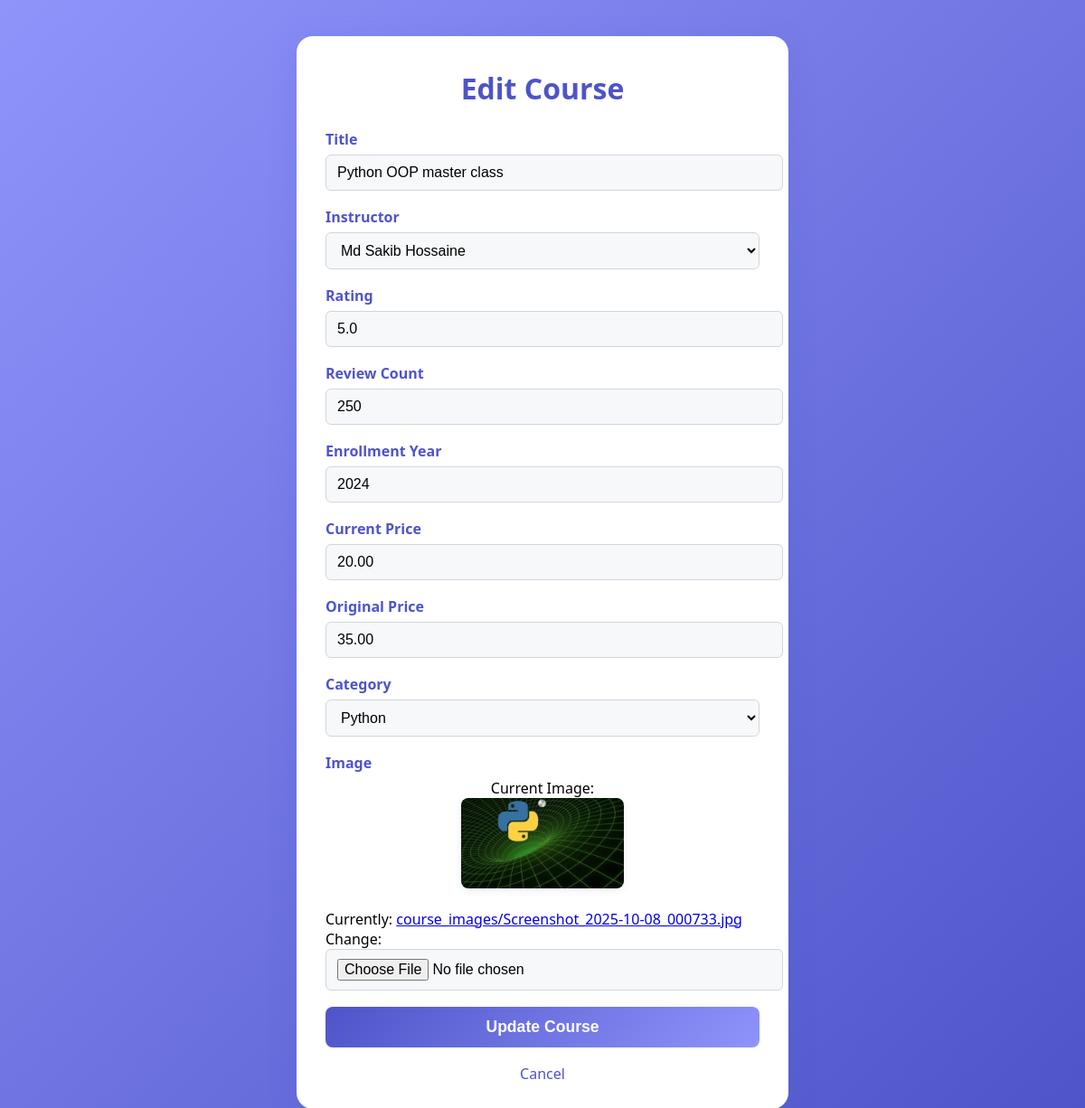
Page /courses/3/update/ on the committed database.
### courses/models.py (models this page shows, shortened)
class Course(models.Model):
    title = models.CharField(max_length=200)
    instructor = models.ForeignKey(Instructor, on_delete=models.CASCADE)
    rating = models.DecimalField(max_digits=2, decimal_places=1)
    review_count = models.PositiveIntegerField()
    enrollment_year = models.PositiveIntegerField()
    current_price = models.DecimalField(max_digits=6, decimal_places=2)
    original_price = models.DecimalField(max_digits=6, decimal_places=2)
    image = models.ImageField(
        upload_to="course_images/", default="course_images/default.png", verbose_name="Course Image"
    )
    category = models.CharField(
        max_length=50,
        choices=[
            ("python", "Python"),
            ("web-development", "Web Development"),
            ("sql", "SQL"),
            ("php", "PHP"),
        ],
        default="python",
    )

### courses/views.py (the view)
# urls.py: path("courses/<int:pk>/update/", views.update_course, name="update_course"),
def update_course(request, pk):
    course = get_object_or_404(Course, pk=pk)
    if request.method == "POST":
        form = CourseUpdateForm(request.POST, request.FILES, instance=course)
        if form.is_valid():
            form.save()
            return redirect("course_detail", course.id)
    else:
        form = CourseUpdateForm(instance=course)
    return render(request, "courses/updatecourse.html", {"form": form, "course": course})

### courses/forms.py
class CourseUpdateForm(forms.ModelForm):
    class Meta:
        model = Course
        fields = [
            'title', 'rating', 'review_count', 'enrollment_year',
            'current_price', 'original_price', 'image', 'category', 'instructor'
        ]

### courses/models.py (called while the page is built)
    def __str__(self):
        return self.name

### templates/courses/updatecourse.html (shortened to what this page needs)
<!DOCTYPE html>
<html lang="en">
<head>
</head>
<body>
<div class="edit-course-container">
    <div class="edit-course-title">Edit Course</div>
    <form method="post" enctype="multipart/form-data" class="edit-course-form">
        <label for="id_title">Title</label>
        {{ form.title }}
        <label for="id_instructor">Instructor</label>
        {{ form.instructor }}
        <label for="id_rating">Rating</label>
        {{ form.rating }}
        <label for="id_review_count">Review Count</label>
        {{ form.review_count }}
        <label for="id_enrollment_year">Enrollment Year</label>
        {{ form.enrollment_year }}
        <label for="id_current_price">Current Price</label>
        {{ form.current_price }}
        <label for="id_original_price">Original Price</label>
        {{ form.original_price }}
        <label for="id_category">Category</label>
        {{ form.category }}
        <label for="id_image">Image</label>
        {% if course.image %}
        <div class="current-image">
            <span>Current Image:</span><br>
            <img src="{{ course.image.url }}" alt="Current Image">
        </div>
        {% endif %}
        {{ form.image }}
        <button type="submit">Update Course</button>
        <a href="{% url 'course_detail' course.id %}" class="back-link">Cancel</a>
    </form>
</div>
</body>
</html>

### templates/courses/updatecourse.html (style rules this page uses)
body { background: linear-gradient(135deg, #8f94fb 0%, #4e54c8 100%); min-height: 100vh; margin: 0; font-family: 'Segoe UI', Arial, sans-serif; display: flex; align-items: center; justify-content: center; }
.edit-course-container { background: #fff; border-radius: 18px; box-shadow: 0 8px 32px rgba(78,84,200,0.18); max-width: 480px; width: 100%; padding: 36px 32px 28px 32px; margin: 40px 0; animation: fadeInUp 0.7s cubic-bezier(.39,.575,.565,1) both; }
.edit-course-title { font-size: 2rem; font-weight: 700; color: #4e54c8; margin-bottom: 24px; text-align: center; }
.edit-course-form label { font-weight: 600; color: #4e54c8; margin-bottom: 6px; display: block; }
.edit-course-form input[type="text"], .edit-course-form input[type="number"], .edit-course-form select, .edit-course-form input[type="file"] { width: 100%; padding: 10px 12px; margin-bottom: 18px; border: 1px solid #d1d5db; border-radius: 6px; font-size: 1rem; background: #f7f8fa; transition: border 0.2s; }
.edit-course-form .current-image { margin-bottom: 18px; text-align: center; }
.edit-course-form .current-image img { max-width: 180px; max-height: 120px; border-radius: 8px; box-shadow: 0 2px 8px rgba(78,84,200,0.10); }
.edit-course-form button { width: 100%; padding: 12px 0; background: linear-gradient(135deg, #4e54c8, #8f94fb); color: #fff; border: none; border-radius: 8px; font-size: 1.1rem; font-weight: 600; cursor: pointer; transition: background 0.2s; }
.edit-course-form .back-link { display: block; margin-top: 18px; text-align: center; color: #4e54c8; text-decoration: none; font-weight: 500; transition: color 0.2s; }

### rows in the picture
Course: title "Python OOP master class", instructor "Md Sakib Hossaine", rating "5.0", review_count "250", enrollment_year "2024", current_price "20.00", original_price "35.00", category "Python", image (picture)
